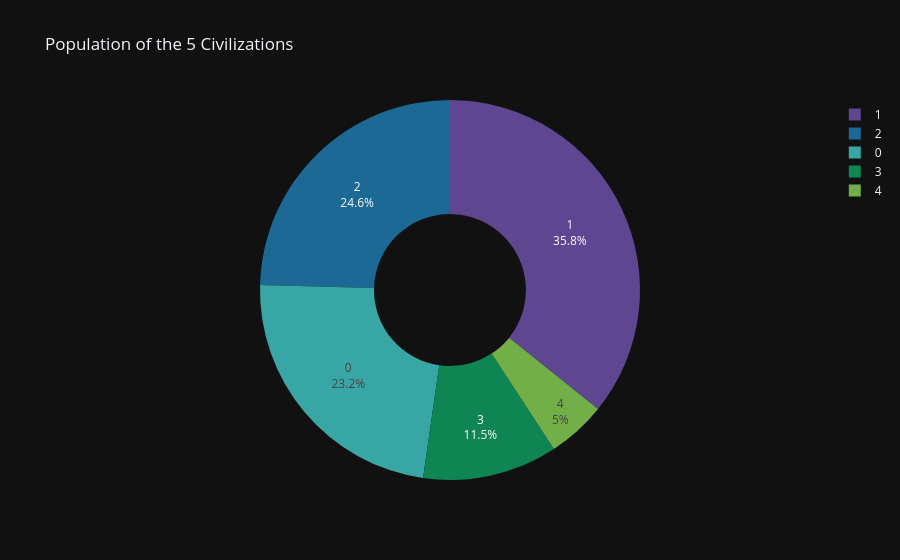

Write notebook code for a chart like this one.
### Code cell
import plotly.express as px

# We use the 'cluster_id' or 'cluster_name' column we created earlier
fig = px.pie(
    df, 
    names='cluster_id', # Or 'cluster_name' if you've mapped them
    title='Population of the 5 Civilizations',
    hole=0.4, # This makes it a Donut chart (cleaner look)
    color_discrete_sequence=px.colors.qualitative.Prism
)

fig.update_traces(textinfo='percent+label')
fig.update_layout(template="plotly_dark") # Keeping that Spotify vibe
fig.show()

### Figure 1 — Plotly figure (JSON) as saved in the notebook; plotly's stock layout.template omitted (floating-point values rounded to 4 significant figures; data arrays with more than 128 entries replaced by an {"elided": "..."} marker saying what was removed)
{"data": [{"domain": {"x": [0, 1], "y": [0, 1]}, "hole": 0.4, "hovertemplate": "cluster_id=%{label}<extra></extra>", "labels": {"elided": "5855 float values"}, "legendgroup": "", "name": "", "showlegend": true, "textinfo": "percent+label", "type": "pie"}], "layout": {"legend": {"tracegroupgap": 0}, "piecolorway": ["rgb(95, 70, 144)", "rgb(29, 105, 150)", "rgb(56, 166, 165)", "rgb(15, 133, 84)", "rgb(115, 175, 72)", "rgb(237, 173, 8)", "rgb(225, 124, 5)", "rgb(204, 80, 62)", "rgb(148, 52, 110)", "rgb(111, 64, 112)", "rgb(102, 102, 102)"], "title": {"text": "Population of the 5 Civilizations"}}}
